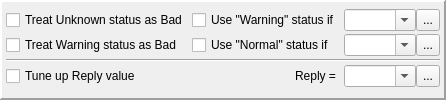
      <widget class="QFrame" name="frmOptional">
       <property name="frameShape">
        <enum>QFrame::Panel</enum>
       </property>
       <property name="frameShadow">
        <enum>QFrame::Raised</enum>
       </property>
       <property name="lineWidth">
        <number>2</number>
       </property>
       <layout class="QGridLayout" name="gridLayout_2">
        <property name="leftMargin">
         <number>4</number>
        </property>
        <property name="topMargin">
         <number>4</number>
        </property>
        <property name="rightMargin">
         <number>4</number>
        </property>
        <property name="bottomMargin">
         <number>4</number>
        </property>
        <property name="horizontalSpacing">
         <number>4</number>
        </property>
        <property name="verticalSpacing">
         <number>0</number>
        </property>
        <item row="0" column="0">
         <widget class="QCheckBox" name="chkUnknownIsBad">
          <property name="text">
           <string>Treat Unknown status as Bad</string>
          </property>
         </widget>
        </item>
        <item row="0" column="1">
         <widget class="QCheckBox" name="chkUseWarningIf">
          <property name="text">
           <string>Use &quot;Warning&quot; status if</string>
          </property>
         </widget>
        </item>
        <item row="0" column="2">
         <layout class="QHBoxLayout" name="horizontalLayout_17">
          <property name="spacing">
           <number>0</number>
          </property>
          <item>
           <widget class="QComboBox" name="cmbWarningCondition">
            <property name="sizePolicy">
             <sizepolicy hsizetype="Expanding" vsizetype="Fixed">
              <horstretch>0</horstretch>
              <verstretch>0</verstretch>
             </sizepolicy>
            </property>
            <property name="editable">
             <bool>true</bool>
            </property>
           </widget>
          </item>
          <item>
           <widget class="QToolButton" name="btnWarningCondition">
            <property name="maximumSize">
             <size>
              <width>24</width>
              <height>24</height>
             </size>
            </property>
            <property name="text">
             <string>...</string>
            </property>
            <property name="icon">
             <iconset resource="../qHostMonitor.qrc">
              <normaloff>:/img/loupe.png</normaloff>:/img/loupe.png</iconset>
            </property>
           </widget>
          </item>
         </layout>
        </item>
        <item row="1" column="0">
         <widget class="QCheckBox" name="chkWarningIsBad">
          <property name="text">
           <string>Treat Warning status as Bad</string>
          </property>
         </widget>
        </item>
        <item row="1" column="1">
         <widget class="QCheckBox" name="chkUseNormalIf">
          <property name="text">
           <string>Use &quot;Normal&quot; status if</string>
          </property>
         </widget>
        </item>
        <item row="1" column="2">
         <layout class="QHBoxLayout" name="horizontalLayout_18">
          <property name="spacing">
           <number>0</number>
          </property>
          <item>
           <widget class="QComboBox" name="cmbNormalCondition">
            <property name="sizePolicy">
             <sizepolicy hsizetype="Expanding" vsizetype="Fixed">
              <horstretch>0</horstretch>
              <verstretch>0</verstretch>
             </sizepolicy>
            </property>
            <property name="editable">
             <bool>true</bool>
            </property>
           </widget>
          </item>
          <item>
           <widget class="QToolButton" name="btnNormalCondition">
            <property name="maximumSize">
             <size>
              <width>24</width>
              <height>24</height>
             </size>
            </property>
            <property name="text">
             <string>...</string>
            </property>
            <property name="icon">
             <iconset resource="../qHostMonitor.qrc">
              <normaloff>:/img/loupe.png</normaloff>:/img/loupe.png</iconset>
            </property>
           </widget>
          </item>
         </layout>
        </item>
        <item row="2" column="0" colspan="3">
         <widget class="Line" name="Bevel34">
          <property name="orientation">
           <enum>Qt::Horizontal</enum>
          </property>
         </widget>
        </item>
        <item row="3" column="0">
         <widget class="QCheckBox" name="chkTuneUpReply">
          <property name="text">
           <string>Tune up Reply value</string>
          </property>
         </widget>
        </item>
        <item row="3" column="1" alignment="Qt::AlignRight">
         <widget class="QLabel" name="lblReplyEquals">
          <property name="text">
           <string>Reply = </string>
          </property>
         </widget>
        </item>
        <item row="3" column="2">
         <layout class="QHBoxLayout" name="horizontalLayout_19">
          <property name="spacing">
           <number>0</number>
          </property>
          <item>
           <widget class="QComboBox" name="cmbReply">
            <property name="sizePolicy">
             <sizepolicy hsizetype="Expanding" vsizetype="Fixed">
              <horstretch>0</horstretch>
              <verstretch>0</verstretch>
             </sizepolicy>
            </property>
            <property name="editable">
             <bool>true</bool>
            </property>
           </widget>
          </item>
          <item>
           <widget class="QToolButton" name="btnTuneUpReply">
            <property name="maximumSize">
             <size>
              <width>24</width>
              <height>24</height>
             </size>
            </property>
            <property name="text">
             <string>...</string>
            </property>
            <property name="icon">
             <iconset resource="../qHostMonitor.qrc">
              <normaloff>:/img/loupe.png</normaloff>:/img/loupe.png</iconset>
            </property>
           </widget>
          </item>
         </layout>
        </item>
       </layout>
      </widget>
